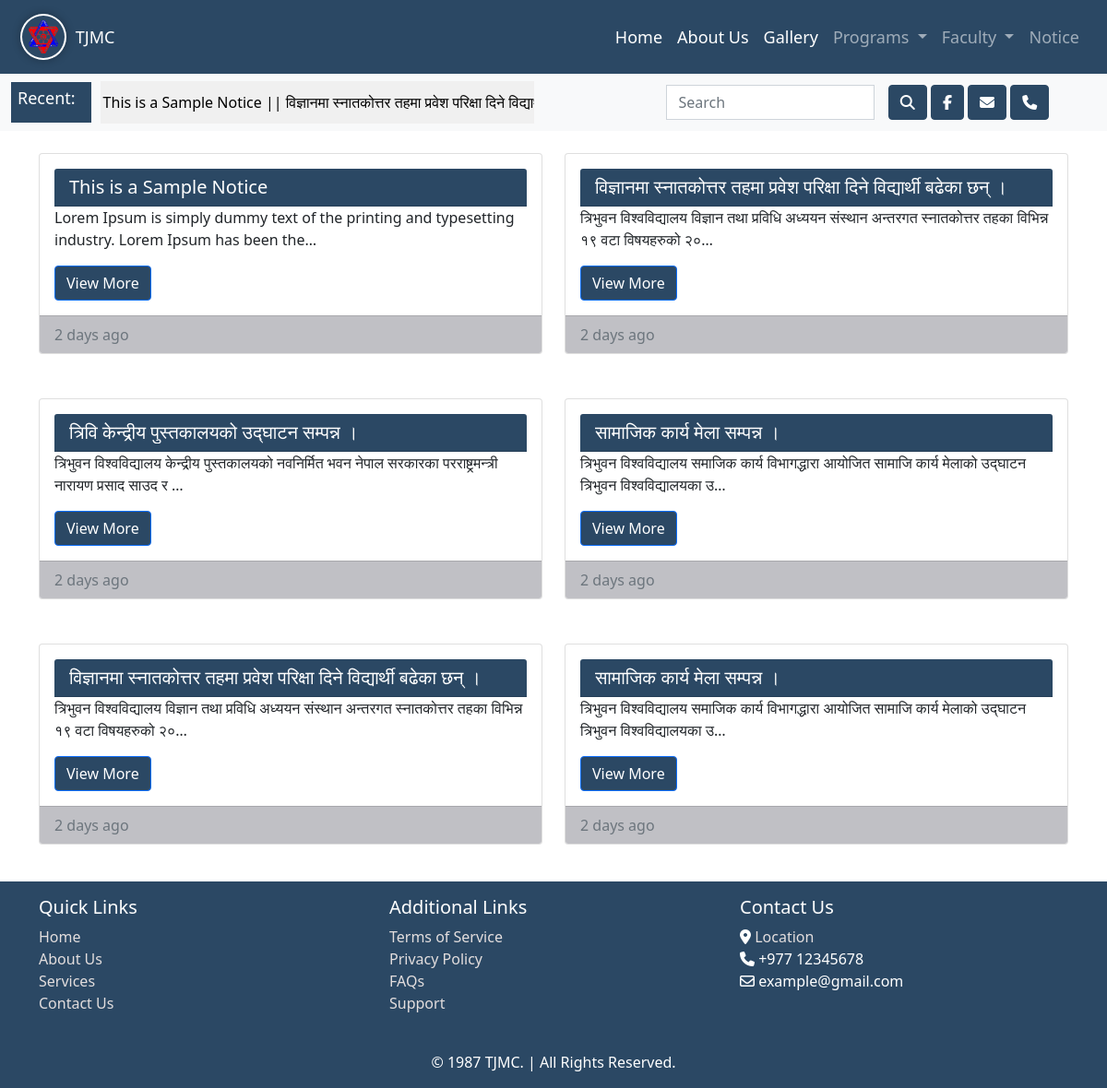
The app's page /notice with its own data.
### app_crud/models.py (models this page shows, shortened)
class Notice(models.Model):
    image = models.ImageField(upload_to='latest_events/', null=False)
    title = models.CharField(max_length = 300, null=False)
    description = models.CharField(max_length = 2000)
    posted_by = models.CharField(max_length = 50, default = 'TJMC')

### app_crud/views.py (the view)
# urls.py: path('notice', notice, name='notice'),
def notice(request):
    notice_data = Notice.objects.all()
    context = {
        'notice_data' : notice_data
    }
    return render(request, 'notice.html', context)

### app_crud/context_processors.py (called while the page is built)
def contact_numbers(request):
    contact_numbers = ContactNumber.objects.values_list('phone_number', flat=True)
    return {'contact_numbers': contact_numbers}

### app_crud/templates/notice.html
{% extends "nav.html" %}
{% block content %}
<div class="container">
  <div class="row">
    {% for data in notice_data %}
      <div class="col-sm-6">
        <div class="card mb-4 mt-4">
          <div class="card-body">
            <h5 class="card-header d-flex align-items-center" style="color: #fff; background-color: #2b4864;">
              <span class="text-truncate d-inline-block" style="max-width: 100%;">{{ data.title }}</span>
            </h5>
            <p class="card-text">{{ data.description|truncatechars:100 }}</p>
            <a href="{% url 'detail_notice' id=data.id %}" class="btn btn-primary" style="background-color: #2b4864;">View More</a>
          </div>
          <div class="card-footer text-muted d-flex align-items-center" style="background-color: #c0c0c5;">
            2 days ago
          </div>
        </div>
      </div>
    {% endfor %}
  </div>
</div>
{% endblock %}

### records on screen
Notice: title "This is a Sample Notice", description "Lorem Ipsum is simply dummy text of the printing and typesetting industry. Lorem Ipsum has been the…"
Notice: title "विज्ञानमा स्नातकोत्तर तहमा प्रवेश परिक्षा दिने विद्यार्थी बढेका छन् ।", description "त्रिभुवन विश्वविद्यालय विज्ञान तथा प्रविधि अध्ययन संस्थान अन्तरगत स्नातकोत्तर तहका विभिन्न १९ वटा विषयहरुको २०…"
Notice: title "त्रिवि केन्द्रीय पुस्तकालयको उद्घाटन सम्पन्न ।", description "त्रिभुवन विश्वविद्यालय केन्द्रीय पुस्तकालयको नवनिर्मित भवन नेपाल सरकारका परराष्ट्रमन्त्री नारायण प्रसाद साउद र …"
Notice: title "सामाजिक कार्य मेला सम्पन्न ।", description "त्रिभुवन विश्वविद्यालय समाजिक कार्य विभागद्धारा आयोजित सामाजि कार्य मेलाको उद्घाटन त्रिभुवन विश्वविद्यालयका उ…"
Notice: title "विज्ञानमा स्नातकोत्तर तहमा प्रवेश परिक्षा दिने विद्यार्थी बढेका छन् ।", description "त्रिभुवन विश्वविद्यालय विज्ञान तथा प्रविधि अध्ययन संस्थान अन्तरगत स्नातकोत्तर तहका विभिन्न १९ वटा विषयहरुको २०…"
Notice: title "सामाजिक कार्य मेला सम्पन्न ।", description "त्रिभुवन विश्वविद्यालय समाजिक कार्य विभागद्धारा आयोजित सामाजि कार्य मेलाको उद्घाटन त्रिभुवन विश्वविद्यालयका उ…"
